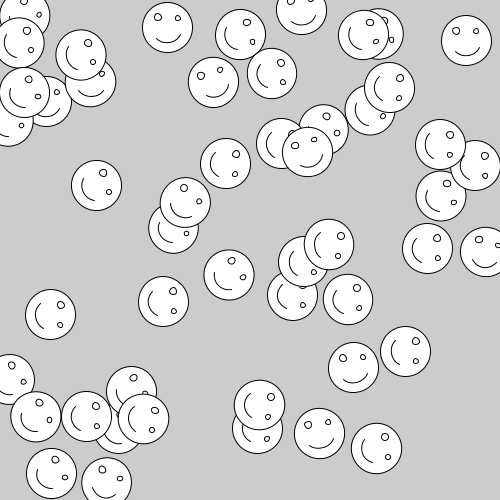
Frame 1 (no input)
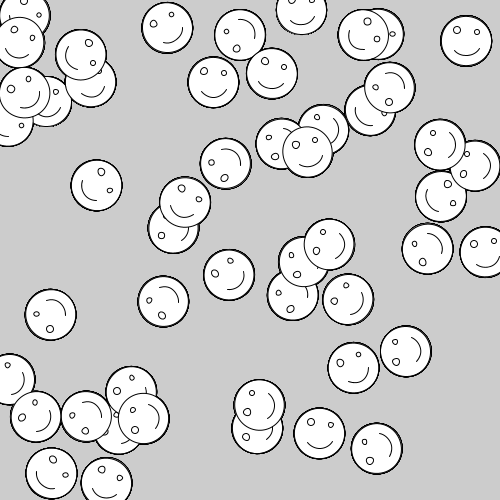
Frame 60 (the mouse pressed at the canvas centre just before this capture)
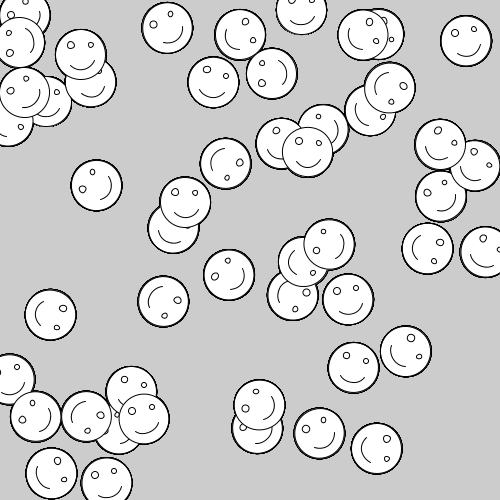
Frame 120 (the mouse held since frame 60 and released just before this capture)

The Processing sketch that drew these frames (run headless with seeded random() and noise(); from frame 60 on, the mouse is pressed at the canvas centre):

// Processing sketch: processing_21515
// ── processing_21515.pde

float[] xpos;
float[] ypos;
float[] rotations;

void setup()
{
  size(500,500);
  smooth();
  xpos = new float[50];
  ypos = new float[50];
  rotations = new float[50];

  for(int i=0; i<xpos.length; i++)
  {
    xpos[i] = random(width);
    ypos[i] = random(height);
    //rotations[i] = random(400, 600) * random(-1,1);
    rotations[i] = random(PI);
  }
}
void draw()
{
  println(xpos);
  
  for(int i=0; i<xpos.length; i++)
  {
    
    smileyFace(xpos[i],ypos[i], rotations[i]);
  }
}

void smileyFace(float x, float y, float r)
{
  pushMatrix();
  translate(x,y);
  rotate(sin(millis()/(r*150.0))*r);
  ellipse(0,0, 50,50);
  ellipse(-10,-10, 7,7);
  ellipse(10,-10, 5,5);
  arc(0,0,30,30, radians(25), radians(135));
  popMatrix();
}
